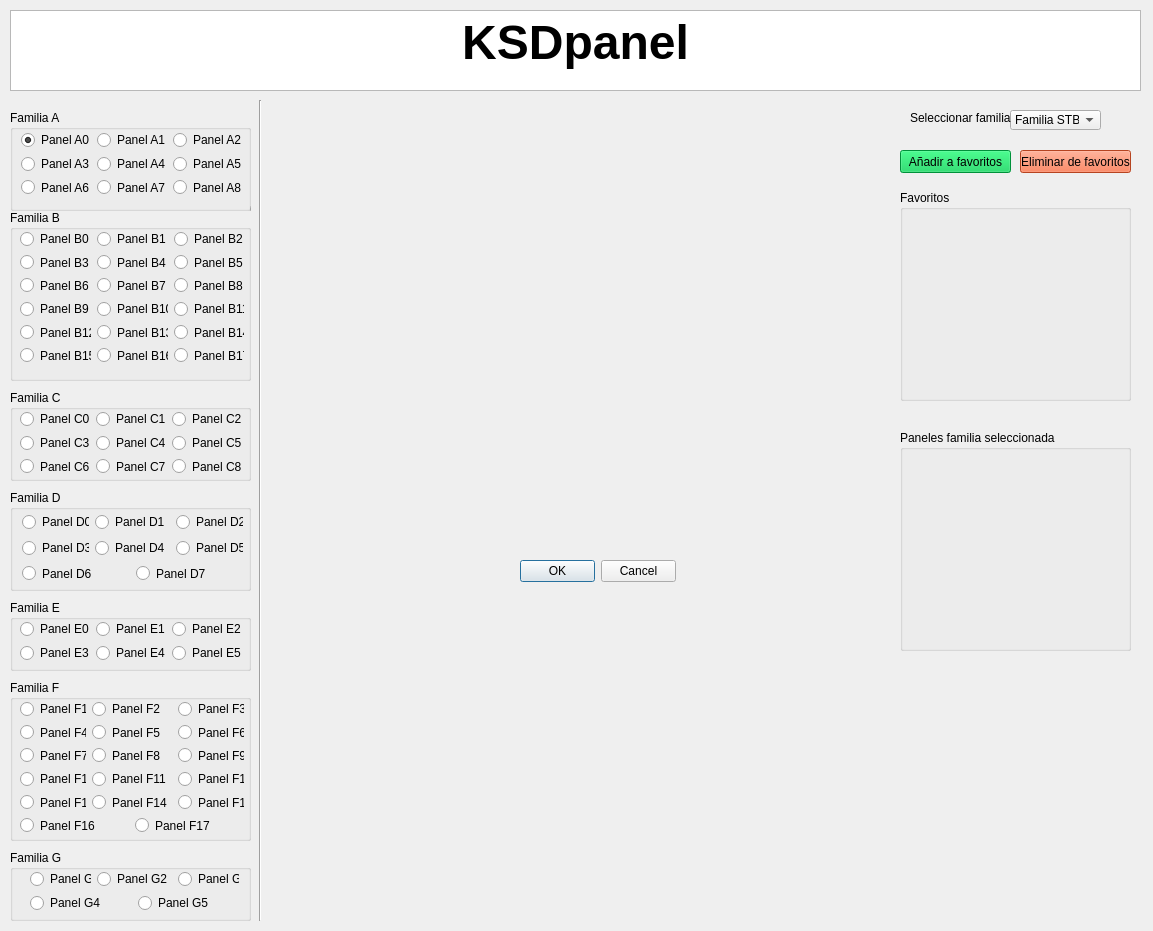
<?xml version="1.0" encoding="UTF-8"?>
<ui version="4.0">
 <class>MyPositionDialog</class>
 <widget class="QDialog" name="MyPositionDialog">
  <property name="geometry">
   <rect>
    <x>0</x>
    <y>0</y>
    <width>1153</width>
    <height>931</height>
   </rect>
  </property>
  <property name="windowTitle">
   <string>Enter Position</string>
  </property>
  <widget class="QDialogButtonBox" name="buttonBox">
   <property name="geometry">
    <rect>
     <x>520</x>
     <y>560</y>
     <width>156</width>
     <height>23</height>
    </rect>
   </property>
   <property name="orientation">
    <enum>Qt::Horizontal</enum>
   </property>
   <property name="standardButtons">
    <set>QDialogButtonBox::Cancel|QDialogButtonBox::Ok</set>
   </property>
  </widget>
  <widget class="QTextBrowser" name="textBrowser">
   <property name="geometry">
    <rect>
     <x>10</x>
     <y>10</y>
     <width>1131</width>
     <height>81</height>
    </rect>
   </property>
   <property name="html">
    <string>&lt;!DOCTYPE HTML PUBLIC &quot;-//W3C//DTD HTML 4.0//EN&quot; &quot;http://www.w3.org/TR/REC-html40/strict.dtd&quot;&gt;
&lt;html&gt;&lt;head&gt;&lt;meta name=&quot;qrichtext&quot; content=&quot;1&quot; /&gt;&lt;style type=&quot;text/css&quot;&gt;
p, li { white-space: pre-wrap; }
&lt;/style&gt;&lt;/head&gt;&lt;body style=&quot; font-family:'MS Shell Dlg 2'; font-size:8.25pt; font-weight:400; font-style:normal;&quot;&gt;
&lt;p align=&quot;center&quot; style=&quot; margin-top:0px; margin-bottom:0px; margin-left:0px; margin-right:0px; -qt-block-indent:0; text-indent:0px;&quot;&gt;&lt;span style=&quot; font-size:36pt; font-weight:600;&quot;&gt;KSDpanel&lt;/span&gt;&lt;/p&gt;&lt;/body&gt;&lt;/html&gt;</string>
   </property>
  </widget>
  <widget class="QComboBox" name="modeloPanelUI">
   <property name="geometry">
    <rect>
     <x>1010</x>
     <y>110</y>
     <width>91</width>
     <height>20</height>
    </rect>
   </property>
   <item>
    <property name="text">
     <string>Familia STB</string>
    </property>
   </item>
   <item>
    <property name="text">
     <string>Familia A</string>
    </property>
   </item>
   <item>
    <property name="text">
     <string>Familia B</string>
    </property>
   </item>
   <item>
    <property name="text">
     <string>Familia C</string>
    </property>
   </item>
   <item>
    <property name="text">
     <string>Familia D</string>
    </property>
   </item>
   <item>
    <property name="text">
     <string>Familia E</string>
    </property>
   </item>
   <item>
    <property name="text">
     <string>Familia F</string>
    </property>
   </item>
   <item>
    <property name="text">
     <string>Familia G</string>
    </property>
   </item>
  </widget>
  <widget class="Line" name="line_2">
   <property name="geometry">
    <rect>
     <x>250</x>
     <y>100</y>
     <width>20</width>
     <height>821</height>
    </rect>
   </property>
   <property name="orientation">
    <enum>Qt::Vertical</enum>
   </property>
  </widget>
  <widget class="QLabel" name="imagenPanelUI">
   <property name="geometry">
    <rect>
     <x>280</x>
     <y>110</y>
     <width>581</width>
     <height>311</height>
    </rect>
   </property>
   <property name="text">
    <string/>
   </property>
   <property name="pixmap">
    <pixmap>../../../../../../../Users/Desarrollo/Desktop/PANELES COMPOSITE/IMAGENES/Imagenes A/REF_AH.jpg</pixmap>
   </property>
   <property name="scaledContents">
    <bool>true</bool>
   </property>
   <property name="wordWrap">
    <bool>false</bool>
   </property>
   <property name="margin">
    <number>0</number>
   </property>
   <property name="openExternalLinks">
    <bool>false</bool>
   </property>
  </widget>
  <widget class="QLabel" name="label">
   <property name="geometry">
    <rect>
     <x>910</x>
     <y>110</y>
     <width>101</width>
     <height>16</height>
    </rect>
   </property>
   <property name="text">
    <string>Seleccionar familia:</string>
   </property>
  </widget>
  <widget class="QPushButton" name="anadirFavoritos">
   <property name="geometry">
    <rect>
     <x>900</x>
     <y>150</y>
     <width>111</width>
     <height>23</height>
    </rect>
   </property>
   <property name="styleSheet">
    <string notr="true">background-color: rgb(0, 203, 81);</string>
   </property>
   <property name="text">
    <string>Añadir a favoritos</string>
   </property>
  </widget>
  <widget class="QPushButton" name="eliminarFavoritos">
   <property name="geometry">
    <rect>
     <x>1020</x>
     <y>150</y>
     <width>111</width>
     <height>23</height>
    </rect>
   </property>
   <property name="styleSheet">
    <string notr="true">background-color: rgb(255, 95, 46);</string>
   </property>
   <property name="text">
    <string>Eliminar de favoritos</string>
   </property>
  </widget>
  <widget class="QGroupBox" name="groupBox_3">
   <property name="geometry">
    <rect>
     <x>900</x>
     <y>190</y>
     <width>231</width>
     <height>211</height>
    </rect>
   </property>
   <property name="title">
    <string>Favoritos</string>
   </property>
  </widget>
  <widget class="QGroupBox" name="groupBox_4">
   <property name="geometry">
    <rect>
     <x>900</x>
     <y>430</y>
     <width>231</width>
     <height>221</height>
    </rect>
   </property>
   <property name="title">
    <string>Paneles familia seleccionada</string>
   </property>
  </widget>
  <widget class="QGroupBox" name="groupBox">
   <property name="geometry">
    <rect>
     <x>10</x>
     <y>110</y>
     <width>241</width>
     <height>101</height>
    </rect>
   </property>
   <property name="title">
    <string>Familia A</string>
   </property>
   <widget class="QWidget" name="layoutWidget">
    <property name="geometry">
     <rect>
      <x>11</x>
      <y>21</y>
      <width>221</width>
      <height>65</height>
     </rect>
    </property>
    <layout class="QGridLayout" name="gridLayout_2">
     <item row="0" column="0">
      <widget class="QRadioButton" name="modeloPanelA0">
       <property name="toolTip">
        <string>&lt;html&gt;&lt;head/&gt;&lt;body&gt;&lt;p&gt;&lt;br/&gt;&lt;/p&gt;&lt;/body&gt;&lt;/html&gt;</string>
       </property>
       <property name="text">
        <string>Panel A0</string>
       </property>
       <property name="checked">
        <bool>true</bool>
       </property>
      </widget>
     </item>
     <item row="0" column="1">
      <widget class="QRadioButton" name="modeloPanelA1">
       <property name="text">
        <string>Panel A1</string>
       </property>
      </widget>
     </item>
     <item row="1" column="1">
      <widget class="QRadioButton" name="modeloPanelA4">
       <property name="text">
        <string>Panel A4</string>
       </property>
      </widget>
     </item>
     <item row="0" column="2">
      <widget class="QRadioButton" name="modeloPanelA2">
       <property name="text">
        <string>Panel A2</string>
       </property>
      </widget>
     </item>
     <item row="2" column="0">
      <widget class="QRadioButton" name="modeloPanelA6">
       <property name="text">
        <string>Panel A6</string>
       </property>
      </widget>
     </item>
     <item row="2" column="1">
      <widget class="QRadioButton" name="modeloPanelA7">
       <property name="text">
        <string>Panel A7</string>
       </property>
      </widget>
     </item>
     <item row="2" column="2">
      <widget class="QRadioButton" name="modeloPanelA8">
       <property name="text">
        <string>Panel A8</string>
       </property>
      </widget>
     </item>
     <item row="1" column="0">
      <widget class="QRadioButton" name="modeloPanelA3">
       <property name="text">
        <string>Panel A3</string>
       </property>
      </widget>
     </item>
     <item row="1" column="2">
      <widget class="QRadioButton" name="modeloPanelA5">
       <property name="text">
        <string>Panel A5</string>
       </property>
      </widget>
     </item>
    </layout>
   </widget>
   <widget class="QWidget" name="layoutWidget_2">
    <property name="geometry">
     <rect>
      <x>240</x>
      <y>90</y>
      <width>224</width>
      <height>134</height>
     </rect>
    </property>
    <layout class="QGridLayout" name="gridLayout_9">
     <item row="5" column="0">
      <widget class="QRadioButton" name="modeloPanelB15_2">
       <property name="text">
        <string>Panel B15</string>
       </property>
      </widget>
     </item>
     <item row="5" column="2">
      <widget class="QRadioButton" name="modeloPanelB17_2">
       <property name="text">
        <string>Panel B17</string>
       </property>
      </widget>
     </item>
     <item row="3" column="1">
      <widget class="QRadioButton" name="modeloPanelB10_2">
       <property name="text">
        <string>Panel B10</string>
       </property>
      </widget>
     </item>
     <item row="2" column="0">
      <widget class="QRadioButton" name="modeloPanelB6_2">
       <property name="text">
        <string>Panel B6</string>
       </property>
      </widget>
     </item>
     <item row="0" column="0">
      <widget class="QRadioButton" name="modeloPanelB0_2">
       <property name="toolTip">
        <string>&lt;html&gt;&lt;head/&gt;&lt;body&gt;&lt;p&gt;&lt;br/&gt;&lt;/p&gt;&lt;/body&gt;&lt;/html&gt;</string>
       </property>
       <property name="text">
        <string>Panel B0</string>
       </property>
      </widget>
     </item>
     <item row="2" column="2">
      <widget class="QRadioButton" name="modeloPanelB8_2">
       <property name="text">
        <string>Panel B8</string>
       </property>
      </widget>
     </item>
     <item row="3" column="2">
      <widget class="QRadioButton" name="modeloPanelB11_2">
       <property name="text">
        <string>Panel B11</string>
       </property>
      </widget>
     </item>
     <item row="4" column="0">
      <widget class="QRadioButton" name="modeloPanelB12_2">
       <property name="text">
        <string>Panel B12</string>
       </property>
      </widget>
     </item>
     <item row="4" column="1">
      <widget class="QRadioButton" name="modeloPanelB13_2">
       <property name="text">
        <string>Panel B13</string>
       </property>
      </widget>
     </item>
     <item row="4" column="2">
      <widget class="QRadioButton" name="modeloPanelB14_2">
       <property name="text">
        <string>Panel B14</string>
       </property>
      </widget>
     </item>
     <item row="0" column="1">
      <widget class="QRadioButton" name="modeloPanelB1_2">
       <property name="text">
        <string>Panel B1</string>
       </property>
      </widget>
     </item>
     <item row="3" column="0">
      <widget class="QRadioButton" name="modeloPanelB9_2">
       <property name="toolTip">
        <string>&lt;html&gt;&lt;head/&gt;&lt;body&gt;&lt;p&gt;&lt;br/&gt;&lt;/p&gt;&lt;/body&gt;&lt;/html&gt;</string>
       </property>
       <property name="text">
        <string>Panel B9</string>
       </property>
      </widget>
     </item>
     <item row="1" column="1">
      <widget class="QRadioButton" name="modeloPanelB4_2">
       <property name="text">
        <string>Panel B4</string>
       </property>
      </widget>
     </item>
     <item row="5" column="1">
      <widget class="QRadioButton" name="modeloPanelB16_2">
       <property name="text">
        <string>Panel B16</string>
       </property>
      </widget>
     </item>
     <item row="1" column="0">
      <widget class="QRadioButton" name="modeloPanelB3_2">
       <property name="text">
        <string>Panel B3</string>
       </property>
      </widget>
     </item>
     <item row="1" column="2">
      <widget class="QRadioButton" name="modeloPanelB5_2">
       <property name="text">
        <string>Panel B5</string>
       </property>
      </widget>
     </item>
     <item row="0" column="2">
      <widget class="QRadioButton" name="modeloPanelB2_2">
       <property name="text">
        <string>Panel B2</string>
       </property>
      </widget>
     </item>
     <item row="2" column="1">
      <widget class="QRadioButton" name="modeloPanelB7_2">
       <property name="text">
        <string>Panel B7</string>
       </property>
      </widget>
     </item>
    </layout>
   </widget>
  </widget>
  <widget class="QGroupBox" name="groupBox_5">
   <property name="geometry">
    <rect>
     <x>10</x>
     <y>210</y>
     <width>241</width>
     <height>171</height>
    </rect>
   </property>
   <property name="title">
    <string>Familia B</string>
   </property>
   <widget class="QWidget" name="layoutWidget">
    <property name="geometry">
     <rect>
      <x>10</x>
      <y>20</y>
      <width>224</width>
      <height>134</height>
     </rect>
    </property>
    <layout class="QGridLayout" name="gridLayout_3">
     <item row="0" column="0">
      <widget class="QRadioButton" name="modeloPanelB0">
       <property name="toolTip">
        <string>&lt;html&gt;&lt;head/&gt;&lt;body&gt;&lt;p&gt;&lt;br/&gt;&lt;/p&gt;&lt;/body&gt;&lt;/html&gt;</string>
       </property>
       <property name="text">
        <string>Panel B0</string>
       </property>
      </widget>
     </item>
     <item row="0" column="1">
      <widget class="QRadioButton" name="modeloPanelB1">
       <property name="text">
        <string>Panel B1</string>
       </property>
      </widget>
     </item>
     <item row="0" column="2">
      <widget class="QRadioButton" name="modeloPanelB2">
       <property name="text">
        <string>Panel B2</string>
       </property>
      </widget>
     </item>
     <item row="1" column="0">
      <widget class="QRadioButton" name="modeloPanelB3">
       <property name="text">
        <string>Panel B3</string>
       </property>
      </widget>
     </item>
     <item row="1" column="1">
      <widget class="QRadioButton" name="modeloPanelB4">
       <property name="text">
        <string>Panel B4</string>
       </property>
      </widget>
     </item>
     <item row="1" column="2">
      <widget class="QRadioButton" name="modeloPanelB5">
       <property name="text">
        <string>Panel B5</string>
       </property>
      </widget>
     </item>
     <item row="2" column="0">
      <widget class="QRadioButton" name="modeloPanelB6">
       <property name="text">
        <string>Panel B6</string>
       </property>
      </widget>
     </item>
     <item row="2" column="1">
      <widget class="QRadioButton" name="modeloPanelB7">
       <property name="text">
        <string>Panel B7</string>
       </property>
      </widget>
     </item>
     <item row="2" column="2">
      <widget class="QRadioButton" name="modeloPanelB8">
       <property name="text">
        <string>Panel B8</string>
       </property>
      </widget>
     </item>
     <item row="3" column="0">
      <widget class="QRadioButton" name="modeloPanelB9">
       <property name="toolTip">
        <string>&lt;html&gt;&lt;head/&gt;&lt;body&gt;&lt;p&gt;&lt;br/&gt;&lt;/p&gt;&lt;/body&gt;&lt;/html&gt;</string>
       </property>
       <property name="text">
        <string>Panel B9</string>
       </property>
      </widget>
     </item>
     <item row="3" column="1">
      <widget class="QRadioButton" name="modeloPanelB10">
       <property name="text">
        <string>Panel B10</string>
       </property>
      </widget>
     </item>
     <item row="3" column="2">
      <widget class="QRadioButton" name="modeloPanelB11">
       <property name="text">
        <string>Panel B11</string>
       </property>
      </widget>
     </item>
     <item row="4" column="0">
      <widget class="QRadioButton" name="modeloPanelB12">
       <property name="text">
        <string>Panel B12</string>
       </property>
      </widget>
     </item>
     <item row="4" column="1">
      <widget class="QRadioButton" name="modeloPanelB13">
       <property name="text">
        <string>Panel B13</string>
       </property>
      </widget>
     </item>
     <item row="4" column="2">
      <widget class="QRadioButton" name="modeloPanelB14">
       <property name="text">
        <string>Panel B14</string>
       </property>
      </widget>
     </item>
     <item row="5" column="0">
      <widget class="QRadioButton" name="modeloPanelB15">
       <property name="text">
        <string>Panel B15</string>
       </property>
      </widget>
     </item>
     <item row="5" column="1">
      <widget class="QRadioButton" name="modeloPanelB16">
       <property name="text">
        <string>Panel B16</string>
       </property>
      </widget>
     </item>
     <item row="5" column="2">
      <widget class="QRadioButton" name="modeloPanelB17">
       <property name="text">
        <string>Panel B17</string>
       </property>
      </widget>
     </item>
    </layout>
   </widget>
  </widget>
  <widget class="QGroupBox" name="groupBox_6">
   <property name="geometry">
    <rect>
     <x>10</x>
     <y>490</y>
     <width>241</width>
     <height>101</height>
    </rect>
   </property>
   <property name="title">
    <string>Familia D</string>
   </property>
   <widget class="QWidget" name="layoutWidget">
    <property name="geometry">
     <rect>
      <x>12</x>
      <y>22</y>
      <width>221</width>
      <height>71</height>
     </rect>
    </property>
    <layout class="QGridLayout" name="gridLayout_5">
     <item row="0" column="0">
      <widget class="QRadioButton" name="modeloPanelD0">
       <property name="toolTip">
        <string>&lt;html&gt;&lt;head/&gt;&lt;body&gt;&lt;p&gt;&lt;br/&gt;&lt;/p&gt;&lt;/body&gt;&lt;/html&gt;</string>
       </property>
       <property name="text">
        <string>Panel D0</string>
       </property>
      </widget>
     </item>
     <item row="0" column="1" colspan="2">
      <widget class="QRadioButton" name="modeloPanelD1">
       <property name="text">
        <string>Panel D1</string>
       </property>
      </widget>
     </item>
     <item row="0" column="3">
      <widget class="QRadioButton" name="modeloPanelD2">
       <property name="text">
        <string>Panel D2</string>
       </property>
      </widget>
     </item>
     <item row="1" column="0">
      <widget class="QRadioButton" name="modeloPanelD3">
       <property name="text">
        <string>Panel D3</string>
       </property>
      </widget>
     </item>
     <item row="1" column="1" colspan="2">
      <widget class="QRadioButton" name="modeloPanelD4">
       <property name="text">
        <string>Panel D4</string>
       </property>
      </widget>
     </item>
     <item row="1" column="3">
      <widget class="QRadioButton" name="modeloPanelD5">
       <property name="text">
        <string>Panel D5</string>
       </property>
      </widget>
     </item>
     <item row="2" column="0" colspan="2">
      <widget class="QRadioButton" name="modeloPanelD6">
       <property name="text">
        <string>Panel D6</string>
       </property>
      </widget>
     </item>
     <item row="2" column="2" colspan="2">
      <widget class="QRadioButton" name="modeloPanelD7">
       <property name="text">
        <string>Panel D7</string>
       </property>
      </widget>
     </item>
    </layout>
   </widget>
  </widget>
  <widget class="QGroupBox" name="groupBox_8">
   <property name="geometry">
    <rect>
     <x>10</x>
     <y>600</y>
     <width>241</width>
     <height>71</height>
    </rect>
   </property>
   <property name="title">
    <string>Familia E</string>
   </property>
   <widget class="QWidget" name="layoutWidget">
    <property name="geometry">
     <rect>
      <x>10</x>
      <y>20</y>
      <width>221</width>
      <height>42</height>
     </rect>
    </property>
    <layout class="QGridLayout" name="gridLayout_6">
     <item row="0" column="0">
      <widget class="QRadioButton" name="modeloPanelE0">
       <property name="toolTip">
        <string>&lt;html&gt;&lt;head/&gt;&lt;body&gt;&lt;p&gt;&lt;br/&gt;&lt;/p&gt;&lt;/body&gt;&lt;/html&gt;</string>
       </property>
       <property name="text">
        <string>Panel E0</string>
       </property>
      </widget>
     </item>
     <item row="0" column="1">
      <widget class="QRadioButton" name="modeloPanelE1">
       <property name="text">
        <string>Panel E1</string>
       </property>
      </widget>
     </item>
     <item row="0" column="2">
      <widget class="QRadioButton" name="modeloPanelE2">
       <property name="text">
        <string>Panel E2</string>
       </property>
      </widget>
     </item>
     <item row="1" column="0">
      <widget class="QRadioButton" name="modeloPanelE3">
       <property name="text">
        <string>Panel E3</string>
       </property>
      </widget>
     </item>
     <item row="1" column="1">
      <widget class="QRadioButton" name="modeloPanelE4">
       <property name="text">
        <string>Panel E4</string>
       </property>
      </widget>
     </item>
     <item row="1" column="2">
      <widget class="QRadioButton" name="modeloPanelE5">
       <property name="text">
        <string>Panel E5</string>
       </property>
      </widget>
     </item>
    </layout>
   </widget>
  </widget>
  <widget class="QGroupBox" name="groupBox_7">
   <property name="geometry">
    <rect>
     <x>10</x>
     <y>390</y>
     <width>241</width>
     <height>91</height>
    </rect>
   </property>
   <property name="title">
    <string>Familia C</string>
   </property>
   <widget class="QWidget" name="layoutWidget">
    <property name="geometry">
     <rect>
      <x>10</x>
      <y>20</y>
      <width>221</width>
      <height>65</height>
     </rect>
    </property>
    <layout class="QGridLayout" name="gridLayout_4">
     <item row="1" column="0">
      <widget class="QRadioButton" name="modeloPanelC3">
       <property name="text">
        <string>Panel C3</string>
       </property>
      </widget>
     </item>
     <item row="1" column="1">
      <widget class="QRadioButton" name="modeloPanelC4">
       <property name="text">
        <string>Panel C4</string>
       </property>
      </widget>
     </item>
     <item row="0" column="2">
      <widget class="QRadioButton" name="modeloPanelC2">
       <property name="text">
        <string>Panel C2</string>
       </property>
      </widget>
     </item>
     <item row="2" column="0">
      <widget class="QRadioButton" name="modeloPanelC6">
       <property name="text">
        <string>Panel C6</string>
       </property>
      </widget>
     </item>
     <item row="1" column="2">
      <widget class="QRadioButton" name="modeloPanelC5">
       <property name="text">
        <string>Panel C5</string>
       </property>
      </widget>
     </item>
     <item row="2" column="2">
      <widget class="QRadioButton" name="modeloPanelC8">
       <property name="text">
        <string>Panel C8</string>
       </property>
       <property name="autoRepeat">
        <bool>false</bool>
       </property>
      </widget>
     </item>
     <item row="0" column="1">
      <widget class="QRadioButton" name="modeloPanelC1">
       <property name="text">
        <string>Panel C1</string>
       </property>
      </widget>
     </item>
     <item row="2" column="1">
      <widget class="QRadioButton" name="modeloPanelC7">
       <property name="text">
        <string>Panel C7</string>
       </property>
      </widget>
     </item>
     <item row="0" column="0">
      <widget class="QRadioButton" name="modeloPanelC0">
       <property name="toolTip">
        <string>&lt;html&gt;&lt;head/&gt;&lt;body&gt;&lt;p&gt;&lt;br/&gt;&lt;/p&gt;&lt;/body&gt;&lt;/html&gt;</string>
       </property>
       <property name="text">
        <string>Panel C0</string>
       </property>
      </widget>
     </item>
    </layout>
   </widget>
  </widget>
  <widget class="QGroupBox" name="groupBox_9">
   <property name="geometry">
    <rect>
     <x>10</x>
     <y>680</y>
     <width>241</width>
     <height>161</height>
    </rect>
   </property>
   <property name="title">
    <string>Familia F</string>
   </property>
   <widget class="QWidget" name="layoutWidget">
    <property name="geometry">
     <rect>
      <x>10</x>
      <y>20</y>
      <width>224</width>
      <height>134</height>
     </rect>
    </property>
    <layout class="QGridLayout" name="gridLayout_7">
     <item row="0" column="0">
      <widget class="QRadioButton" name="modeloPanelF1">
       <property name="toolTip">
        <string>&lt;html&gt;&lt;head/&gt;&lt;body&gt;&lt;p&gt;&lt;br/&gt;&lt;/p&gt;&lt;/body&gt;&lt;/html&gt;</string>
       </property>
       <property name="text">
        <string>Panel F1</string>
       </property>
      </widget>
     </item>
     <item row="0" column="1" colspan="2">
      <widget class="QRadioButton" name="modeloPanelF2">
       <property name="text">
        <string>Panel F2</string>
       </property>
      </widget>
     </item>
     <item row="0" column="3">
      <widget class="QRadioButton" name="modeloPanelF3">
       <property name="text">
        <string>Panel F3</string>
       </property>
      </widget>
     </item>
     <item row="1" column="0">
      <widget class="QRadioButton" name="modeloPanelF4">
       <property name="text">
        <string>Panel F4</string>
       </property>
      </widget>
     </item>
     <item row="1" column="1" colspan="2">
      <widget class="QRadioButton" name="modeloPanelF5">
       <property name="text">
        <string>Panel F5</string>
       </property>
      </widget>
     </item>
     <item row="1" column="3">
      <widget class="QRadioButton" name="modeloPanelF6">
       <property name="text">
        <string>Panel F6</string>
       </property>
      </widget>
     </item>
     <item row="2" column="0">
      <widget class="QRadioButton" name="modeloPanelF7">
       <property name="text">
        <string>Panel F7</string>
       </property>
      </widget>
     </item>
     <item row="2" column="1" colspan="2">
      <widget class="QRadioButton" name="modeloPanelF8">
       <property name="text">
        <string>Panel F8</string>
       </property>
      </widget>
     </item>
     <item row="2" column="3">
      <widget class="QRadioButton" name="modeloPanelF9">
       <property name="text">
        <string>Panel F9</string>
       </property>
      </widget>
     </item>
     <item row="3" column="0">
      <widget class="QRadioButton" name="modeloPanelF10">
       <property name="text">
        <string>Panel F10</string>
       </property>
      </widget>
     </item>
     <item row="3" column="1" colspan="2">
      <widget class="QRadioButton" name="modeloPanelF11">
       <property name="text">
        <string>Panel F11</string>
       </property>
      </widget>
     </item>
     <item row="3" column="3">
      <widget class="QRadioButton" name="modeloPanelF12">
       <property name="text">
        <string>Panel F12</string>
       </property>
      </widget>
     </item>
     <item row="4" column="0">
      <widget class="QRadioButton" name="modeloPanelF13">
       <property name="text">
        <string>Panel F13</string>
       </property>
      </widget>
     </item>
     <item row="4" column="1" colspan="2">
      <widget class="QRadioButton" name="modeloPanelF14">
       <property name="text">
        <string>Panel F14</string>
       </property>
      </widget>
     </item>
     <item row="4" column="3">
      <widget class="QRadioButton" name="modeloPanelF15">
       <property name="text">
        <string>Panel F15</string>
       </property>
      </widget>
     </item>
     <item row="5" column="0" colspan="2">
      <widget class="QRadioButton" name="modeloPanelF16">
       <property name="text">
        <string>Panel F16</string>
       </property>
      </widget>
     </item>
     <item row="5" column="2" colspan="2">
      <widget class="QRadioButton" name="modeloPanelF17">
       <property name="text">
        <string>Panel F17</string>
       </property>
      </widget>
     </item>
    </layout>
   </widget>
  </widget>
  <widget class="QGroupBox" name="groupBox_10">
   <property name="geometry">
    <rect>
     <x>10</x>
     <y>850</y>
     <width>241</width>
     <height>71</height>
    </rect>
   </property>
   <property name="title">
    <string>Familia G</string>
   </property>
   <widget class="QWidget" name="layoutWidget">
    <property name="geometry">
     <rect>
      <x>20</x>
      <y>20</y>
      <width>209</width>
      <height>42</height>
     </rect>
    </property>
    <layout class="QGridLayout" name="gridLayout_8">
     <item row="0" column="0">
      <widget class="QRadioButton" name="modeloPanelG1">
       <property name="text">
        <string>Panel G1</string>
       </property>
      </widget>
     </item>
     <item row="0" column="1" colspan="2">
      <widget class="QRadioButton" name="modeloPanelG2">
       <property name="text">
        <string>Panel G2</string>
       </property>
      </widget>
     </item>
     <item row="0" column="3">
      <widget class="QRadioButton" name="modeloPanelG3">
       <property name="text">
        <string>Panel G3</string>
       </property>
      </widget>
     </item>
     <item row="1" column="0" colspan="2">
      <widget class="QRadioButton" name="modeloPanelG4">
       <property name="text">
        <string>Panel G4</string>
       </property>
      </widget>
     </item>
     <item row="1" column="2" colspan="2">
      <widget class="QRadioButton" name="modeloPanelG5">
       <property name="text">
        <string>Panel G5</string>
       </property>
      </widget>
     </item>
    </layout>
   </widget>
  </widget>
 </widget>
 <resources/>
 <connections>
  <connection>
   <sender>buttonBox</sender>
   <signal>accepted()</signal>
   <receiver>MyPositionDialog</receiver>
   <slot>accept()</slot>
   <hints>
    <hint type="sourcelabel">
     <x>248</x>
     <y>254</y>
    </hint>
    <hint type="destinationlabel">
     <x>157</x>
     <y>274</y>
    </hint>
   </hints>
  </connection>
  <connection>
   <sender>buttonBox</sender>
   <signal>rejected()</signal>
   <receiver>MyPositionDialog</receiver>
   <slot>reject()</slot>
   <hints>
    <hint type="sourcelabel">
     <x>316</x>
     <y>260</y>
    </hint>
    <hint type="destinationlabel">
     <x>286</x>
     <y>274</y>
    </hint>
   </hints>
  </connection>
 </connections>
</ui>
